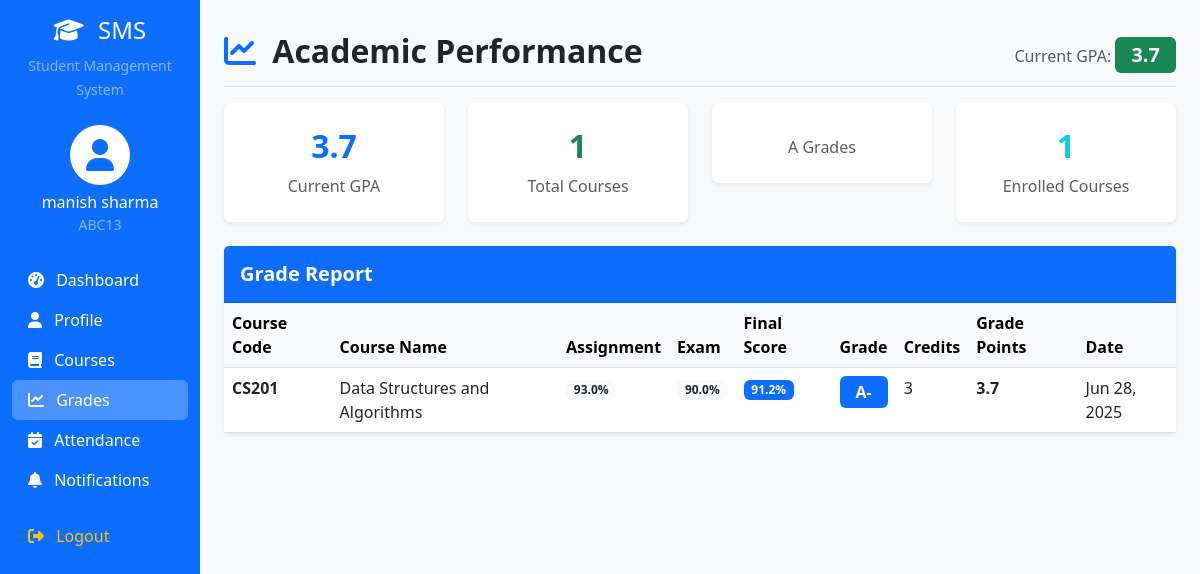
Page /grades/ (signed in) on the committed database.
### home/models.py (models this page shows, shortened)
class StudentProfile(models.Model):
    user = models.OneToOneField(User, on_delete=models.CASCADE)
    student_id = models.CharField(max_length=20, unique=True)
    phone = models.CharField(max_length=15, blank=True)
    address = models.TextField(blank=True)
    date_of_birth = models.DateField(null=True, blank=True)
    enrollment_date = models.DateField(auto_now_add=True)
    courses = models.ManyToManyField(Course, blank=True, related_name='enrolled_students')
    def get_gpa(self):
        grades = Grade.objects.filter(student=self)
        if not grades:
            return 0.0
        total_points = sum(grade.get_grade_points() * grade.course.credits for grade in grades)
        total_credits = sum(grade.course.credits for grade in grades)
        return round(total_points / total_credits, 2) if total_credits > 0 else 0.0

class Grade(models.Model):
    GRADE_CHOICES = [
        ('A+', 'A+ (4.0)'),
        ('A', 'A (4.0)'),
        ('A-', 'A- (3.7)'),
        ('B+', 'B+ (3.3)'),
        ('B', 'B (3.0)'),
        ('B-', 'B- (2.7)'),
        ('C+', 'C+ (2.3)'),
        ('C', 'C (2.0)'),
        ('C-', 'C- (1.7)'),
        ('D+', 'D+ (1.3)'),
        ('D', 'D (1.0)'),
        ('F', 'F (0.0)'),
    ]
    student = models.ForeignKey(StudentProfile, on_delete=models.CASCADE)
    course = models.ForeignKey(Course, on_delete=models.CASCADE)
    grade = models.CharField(max_length=2, choices=GRADE_CHOICES, blank=True)
    assignment_score = models.FloatField(default=0, validators=[MinValueValidator(0), MaxValueValidator(100)])
    exam_score = models.FloatField(default=0, validators=[MinValueValidator(0), MaxValueValidator(100)])
    final_score = models.FloatField(default=0, validators=[MinValueValidator(0), MaxValueValidator(100)])
    created_at = models.DateTimeField(auto_now_add=True)
    updated_at = models.DateTimeField(auto_now=True)
    def get_grade_points(self):
        grade_points = {
            'A+': 4.0, 'A': 4.0, 'A-': 3.7,
            'B+': 3.3, 'B': 3.0, 'B-': 2.7,
            'C+': 2.3, 'C': 2.0, 'C-': 1.7,
            'D+': 1.3, 'D': 1.0, 'F': 0.0
        }
        return grade_points.get(self.grade, 0.0)
    class Meta:
        unique_together = ['student', 'course']

class Course(models.Model):
    name = models.CharField(max_length=100)
    code = models.CharField(max_length=10, unique=True)
    description = models.TextField(blank=True)
    instructor = models.CharField(max_length=100)
    credits = models.IntegerField(default=3)
    schedule = models.CharField(max_length=200, help_text="e.g., Mon/Wed/Fri 10:00-11:00")
    created_at = models.DateTimeField(auto_now_add=True)
    class Meta:
        ordering = ['code']

### home/views.py (the view)
# urls.py: path('grades/', views.grades, name='grades'),
@login_required
def grades(request):
    try:
        student_profile = request.user.studentprofile
    except StudentProfile.DoesNotExist:
        messages.error(request, 'Student profile not found.')
        return redirect('home')
    student_grades = Grade.objects.filter(student=student_profile).order_by('-created_at')
    context = {
        'grades': student_grades,
        'gpa': student_profile.get_gpa(),
        'student_profile': student_profile
    }
    return render(request, 'grades.html', context)

### home/templates/grades.html (shortened to what this page needs)
{% extends 'base.html' %}
{% block content %}
<div class="d-flex justify-content-between flex-wrap flex-md-nowrap align-items-center pt-3 pb-2 mb-3 border-bottom">
    <h1 class="h2 fw-bold">
        <i class="fas fa-chart-line me-2 text-primary"></i>
        Academic Performance
    </h1>
    <div class="text-muted">
        Current GPA: <span class="badge bg-success fs-5 px-3 py-2">{{ gpa }}</span>
    </div>
</div>
<div class="row mb-4">
    <div class="col-md-3">
        <div class="card text-center border-0 shadow-sm">
            <div class="card-body py-4">
                <h2 class="text-primary fw-bold">{{ gpa }}</h2>
                <p class="mb-0 text-muted">Current GPA</p>
            </div>
        </div>
    </div>
    <div class="col-md-3">
        <div class="card text-center border-0 shadow-sm">
            <div class="card-body py-4">
                <h2 class="text-success fw-bold">{{ grades|length }}</h2>
                <p class="mb-0 text-muted">Total Courses</p>
            </div>
        </div>
    </div>
    <div class="col-md-3">
        <div class="card text-center border-0 shadow-sm">
            <div class="card-body py-4">
                <p class="mb-0 text-muted">A Grades</p>
            </div>
        </div>
    </div>
    <div class="col-md-3">
        <div class="card text-center border-0 shadow-sm">
            <div class="card-body py-4">
                <h2 class="text-info fw-bold">{{ student_profile.courses.count }}</h2>
                <p class="mb-0 text-muted">Enrolled Courses</p>
            </div>
        </div>
    </div>
</div>
<div class="card border-0 shadow-sm">
    <div class="card-header bg-primary text-white py-3">
        <h5 class="mb-0 fw-bold">Grade Report</h5>
    </div>
    <div class="card-body p-0">
        {% if grades %}
            <div class="table-responsive">
                <table class="table table-hover mb-0">
                    <thead class="table-light">
                        <tr>
                            <th class="fw-bold">Course Code</th>
                            <th class="fw-bold">Course Name</th>
                            <th class="fw-bold">Assignment</th>
                            <th class="fw-bold">Exam</th>
                            <th class="fw-bold">Final Score</th>
                            <th class="fw-bold">Grade</th>
                            <th class="fw-bold">Credits</th>
                            <th class="fw-bold">Grade Points</th>
                            <th class="fw-bold">Date</th>
                        </tr>
                    </thead>
                    <tbody>
                        {% for grade in grades %}
                            <tr>
                                <td class="fw-semibold">{{ grade.course.code }}</td>
                                <td>{{ grade.course.name }}</td>
                                <td>
                                    <span class="badge bg-light text-dark">{{ grade.assignment_score }}%</span>
                                </td>
                                <td>
                                    <span class="badge bg-light text-dark">{{ grade.exam_score }}%</span>
                                </td>
                                <td>
                                    <span class="badge bg-primary">{{ grade.final_score|floatformat:1 }}%</span>
                                </td>
                                <td>
                                    <span class="badge fs-6 px-3 py-2
                                        {% if grade.grade == 'A+' or grade.grade == 'A' %}bg-success
                                        {% elif grade.grade == 'A-' or grade.grade == 'B+' or grade.grade == 'B' %}bg-primary
                                        {% elif grade.grade == 'B-' or grade.grade == 'C+' or grade.grade == 'C' %}bg-warning
                                        {% else %}bg-danger{% endif %}">
                                        {{ grade.grade }}
                                    </span>
                                </td>
                                <td>{{ grade.course.credits }}</td>
                                <td class="fw-semibold">{{ grade.get_grade_points }}</td>
                                <td>{{ grade.updated_at|date:"M d, Y" }}</td>
                            </tr>
                        {% endfor %}
                    </tbody>
                </table>
            </div>
        {% else %}
            <div class="text-center py-5">
                <i class="fas fa-chart-line fa-4x text-muted mb-3"></i>
                <h5 class="text-muted">No Grades Available</h5>
                <p class="text-muted">Your grades will appear here once your instructors have entered them.</p>
            </div>
        {% endif %}
    </div>
</div>
{% endblock %}

### home/templates/base.html (shortened to what this page needs)
<!DOCTYPE html>
<html lang="en">
<head>
    <link href="https://cdn.jsdelivr.net/npm/bootstrap@5.3.0/dist/css/bootstrap.min.css" rel="stylesheet">
    <link href="https://cdnjs.cloudflare.com/ajax/libs/font-awesome/6.4.0/css/all.min.css" rel="stylesheet">
</head>
<body class="bg-light">
    {% if user.is_authenticated %}
    <div class="container-fluid">
        <div class="row">
            <nav class="col-md-3 col-lg-2 d-md-block bg-primary sidebar collapse vh-100 position-sticky top-0">
                <div class="position-sticky pt-3">
                    <div class="text-center mb-4">
                        <h4 class="text-white">
                            <i class="fas fa-graduation-cap me-2"></i>
                            SMS
                        </h4>
                        <small class="text-white-50">Student Management System</small>
                    </div>
                    {% if user.studentprofile %}
                    <div class="text-center mb-4">
                        <div class="bg-white rounded-circle d-inline-flex align-items-center justify-content-center" style="width: 60px; height: 60px;">
                            <i class="fas fa-user fa-2x text-primary"></i>
                        </div>
                        <div class="mt-2">
                            <h6 class="text-white mb-0">{{ user.get_full_name }}</h6>
                            <small class="text-white-50">{{ user.studentprofile.student_id }}</small>
                        </div>
                    </div>
                    {% endif %}
                    <ul class="nav flex-column">
                        <li class="nav-item">
                            <a class="nav-link text-white {% if request.resolver_match.url_name == 'student_dashboard' %}bg-white bg-opacity-25 rounded{% endif %}" href="{% url 'student_dashboard' %}">
                                <i class="fas fa-tachometer-alt me-2"></i>
                                Dashboard
                            </a>
                        </li>
                        <li class="nav-item">
                            <a class="nav-link text-white {% if request.resolver_match.url_name == 'profile' %}bg-white bg-opacity-25 rounded{% endif %}" href="{% url 'profile' %}">
                                <i class="fas fa-user me-2"></i>
                                Profile
                            </a>
                        </li>
                        <li class="nav-item">
                            <a class="nav-link text-white {% if request.resolver_match.url_name == 'courses' %}bg-white bg-opacity-25 rounded{% endif %}" href="{% url 'courses' %}">
                                <i class="fas fa-book me-2"></i>
                                Courses
                            </a>
                        </li>
                        <li class="nav-item">
                            <a class="nav-link text-white {% if request.resolver_match.url_name == 'grades' %}bg-white bg-opacity-25 rounded{% endif %}" href="{% url 'grades' %}">
                                <i class="fas fa-chart-line me-2"></i>
                                Grades
                            </a>
                        </li>
                        <li class="nav-item">
                            <a class="nav-link text-white {% if request.resolver_match.url_name == 'attendance' %}bg-white bg-opacity-25 rounded{% endif %}" href="{% url 'attendance' %}">
                                <i class="fas fa-calendar-check me-2"></i>
                                Attendance
                            </a>
                        </li>
                        <li class="nav-item">
                            <a class="nav-link text-white {% if request.resolver_match.url_name == 'notifications' %}bg-white bg-opacity-25 rounded{% endif %}" href="{% url 'notifications' %}">
                                <i class="fas fa-bell me-2"></i>
                                Notifications
                            </a>
                        </li>
                        <li class="nav-item mt-3">
                            <form method="post" action="{% url 'logout' %}" class="d-inline">
                                <button type="submit" class="nav-link text-warning bg-transparent border-0 w-100 text-start">
                                    <i class="fas fa-sign-out-alt me-2"></i>
                                    Logout
                                </button>
                            </form>
                        </li>
                    </ul>
                </div>
            </nav>
            <main class="col-md-9 ms-sm-auto col-lg-10 px-md-4">
                <div class="pt-3 pb-2 mb-3">
                    {% block content %}
                    {% endblock %}
                </div>
            </main>
        </div>
    </div>
    {% endif %}
</body>
</html>

### rows in the picture
StudentProfile: courses.count "1"
Grade: course.code "CS201", course.name "Data Structures and Algorithms", assignment_score "93.0", exam_score "90.0", final_score "91.2", grade "A-", course.credits "3", get_grade_points "3.7", updated_at "Jun 28, 2025"

### other values in the picture
{{ user.get_full_name }} "manish sharma"
{{ user.studentprofile.student_id }} "ABC13"
{{ gpa }} "3.7"
{{ grades|length }} "1"
